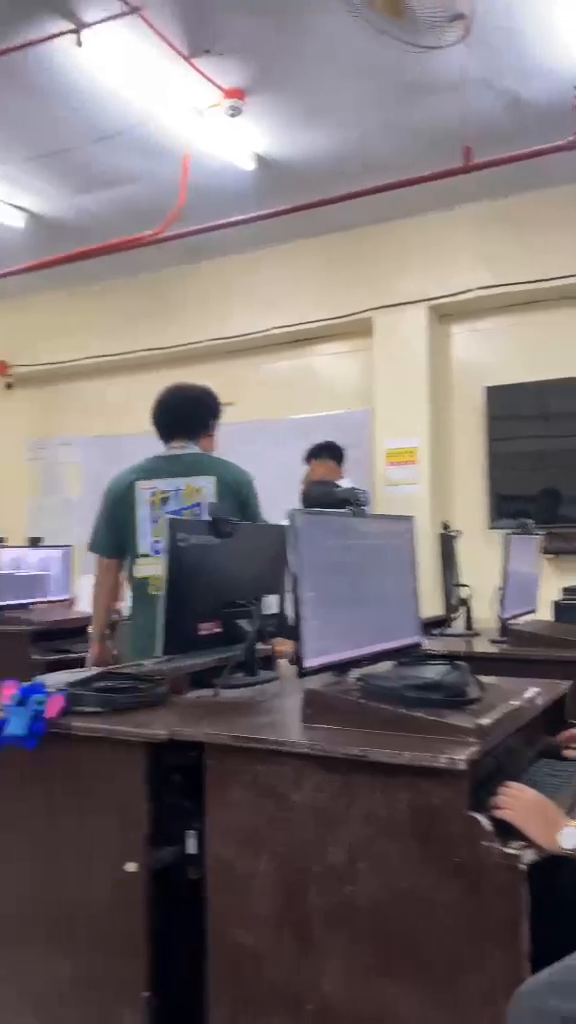
#> input picture frame 17 of Resources/Videos/rere.mp4, 576 x 1024 px, given in place of videoni.mp4, which was not available
$ python rescale_resize.py
#> lines starting #> are read from the running program, lines starting #| are printed output that depends on the picture; pictures that were not available may be replaced by others from this repository, and a replacement may not be noted
#> further down, frame is the input picture: shape (1024, 576, 3); mean B, G, R 115.2, 113.1, 121.5
import cv2 as cv
import numpy as np

def rescaleFrame(frame, scale=0.75):
#> called with scale = 0.4
    width = int(frame.shape[1] * scale)
#> width = 230
    height = int(frame.shape[0] * scale)
#> height = 409
    dimensions = (width, height)
#> dimensions = (230, 409)
    return cv.resize(frame, dimensions, interpolation=cv.INTER_AREA)

capture = cv.VideoCapture('../Resources/Videos/videoni.mp4')

while True:
    isTrue, frame = capture.read()
    if not isTrue:
        break

    # Resized frame (mas gamay)
    frame_resized = rescaleFrame(frame, scale=.4)

    # Pad resized frame aron match ang height sa original
    h_diff = frame.shape[0] - frame_resized.shape[0]
#> h_diff = 615
    top_pad = h_diff // 2
#> top_pad = 307
    bottom_pad = h_diff - top_pad
#> bottom_pad = 308

    padded_resized = cv.copyMakeBorder(frame_resized, top_pad, bottom_pad, 0, 0,
                                       cv.BORDER_CONSTANT, value=(0,0,0))
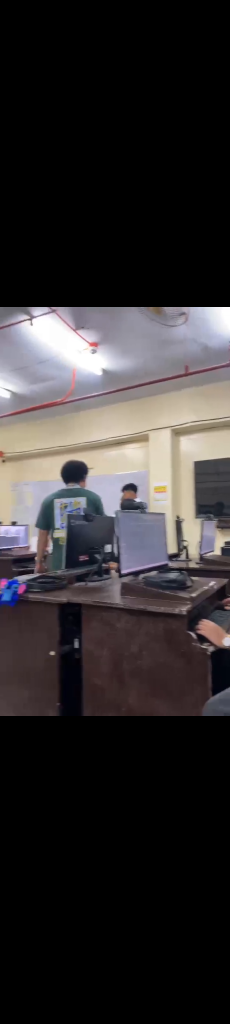
#> padded_resized: shape (1024, 230, 3); mean B, G, R 46, 45.2, 48.5

    # Combine side-by-side (pareho na ang height tungod sa padding)
    combined = np.hstack([frame, padded_resized])
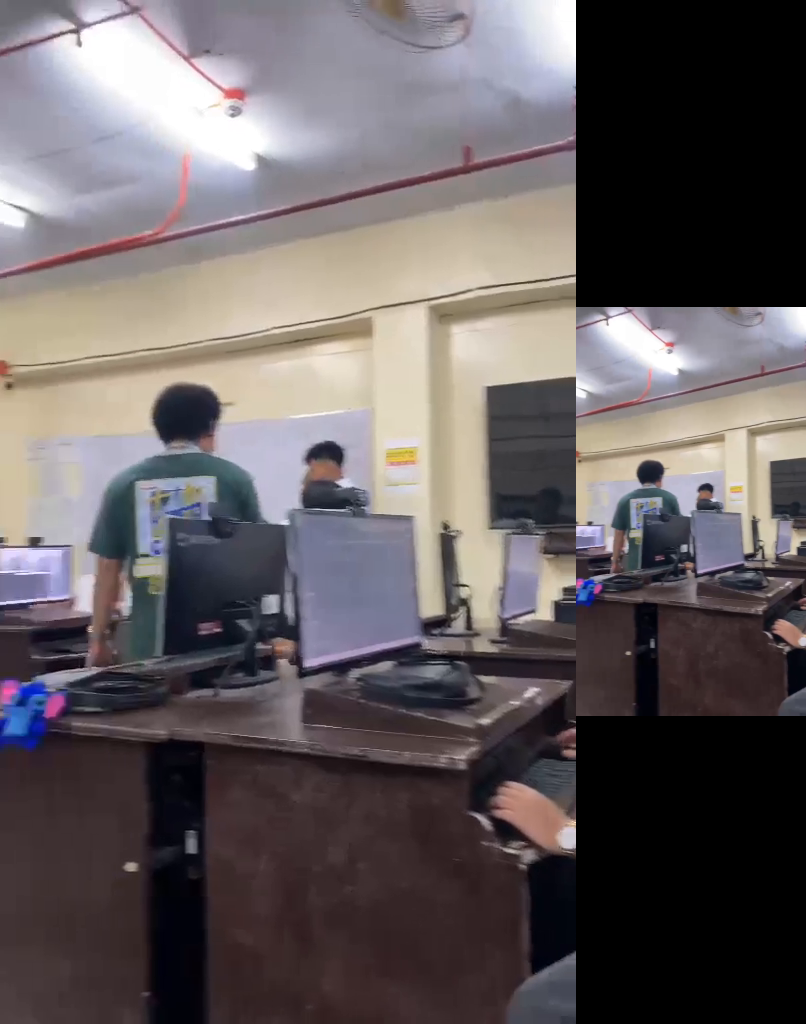
#> combined: shape (1024, 806, 3); mean B, G, R 95.5, 93.7, 100.7

    cv.imshow('Original vs Resized (with padding)', combined)

    key = cv.waitKey(20) & 0xFF
#> (key q is pressed here)
    if key == ord('q'):   # quit
        break
    elif key == ord('s'): # save frame
        cv.imwrite('saved_frame.jpg', padded_resized)

capture.release()
cv.destroyAllWindows()

$ run again, starting later in the video
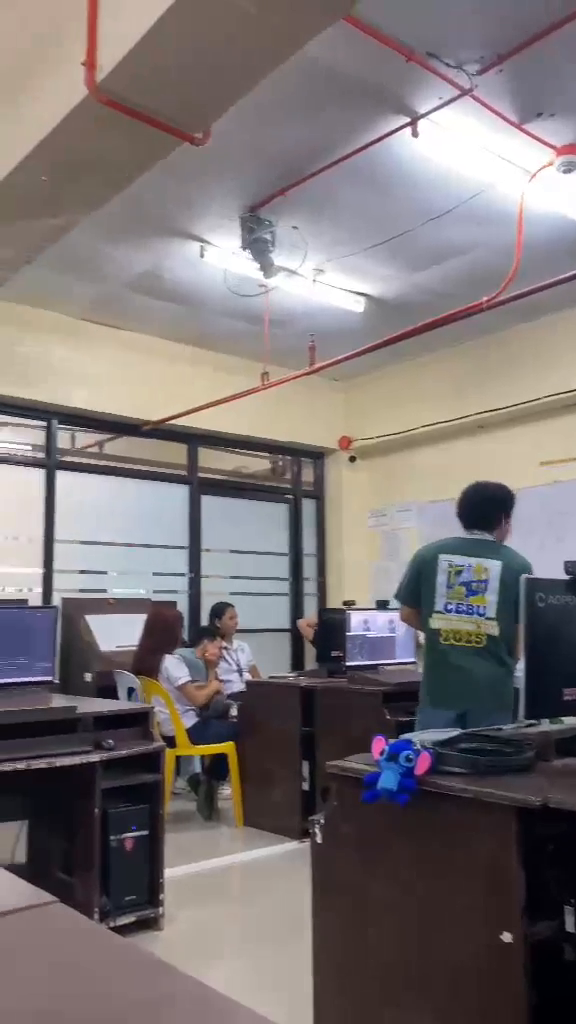
#> input picture frame 79 of Resources/Videos/rere.mp4, 576 x 1024 px, given in place of videoni.mp4, which was not available
#> frame is the input picture: shape (1024, 576, 3); mean B, G, R 116.6, 116, 123.4
#> `padded_resized = cv.copyMakeBorder(frame_resized, top_pad, bottom_pad,..`:
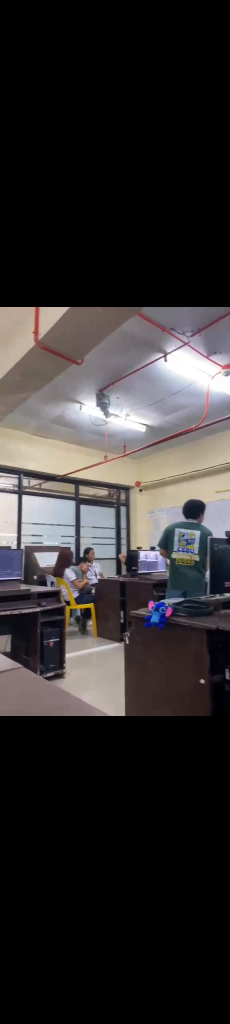
#> padded_resized: shape (1024, 230, 3); mean B, G, R 46.6, 46.3, 49.3
#> `combined = np.hstack([frame, padded_resized])`:
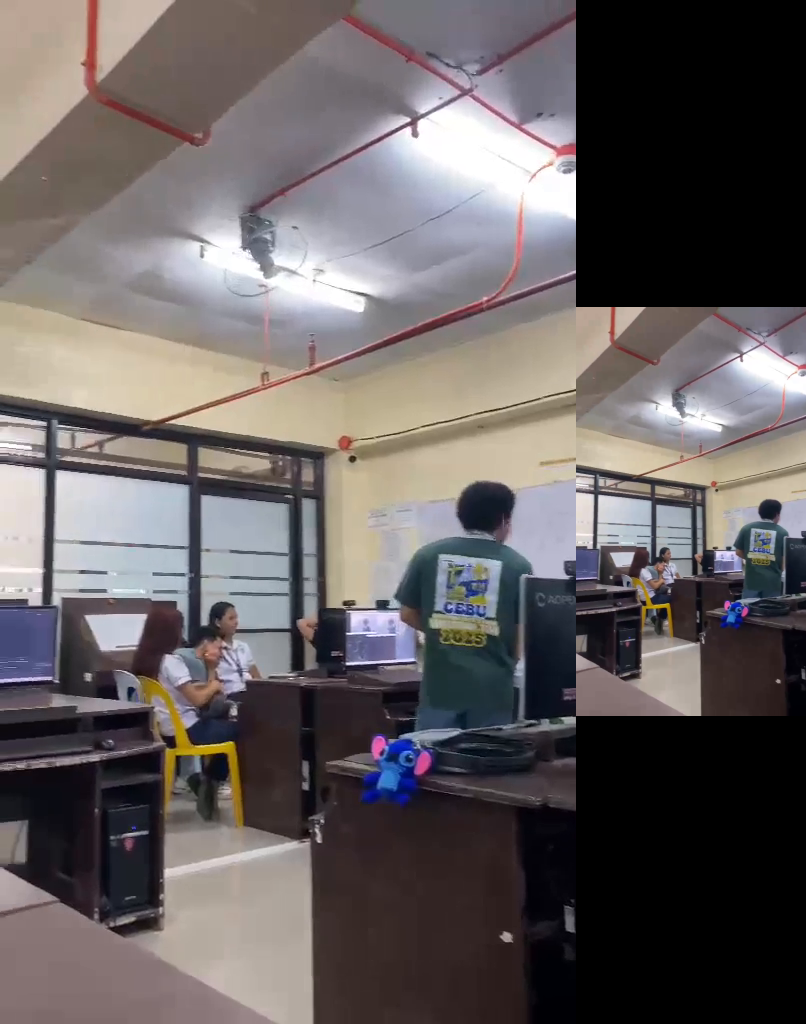
#> combined: shape (1024, 806, 3); mean B, G, R 96.6, 96.1, 102.2

$ run again, starting later in the video
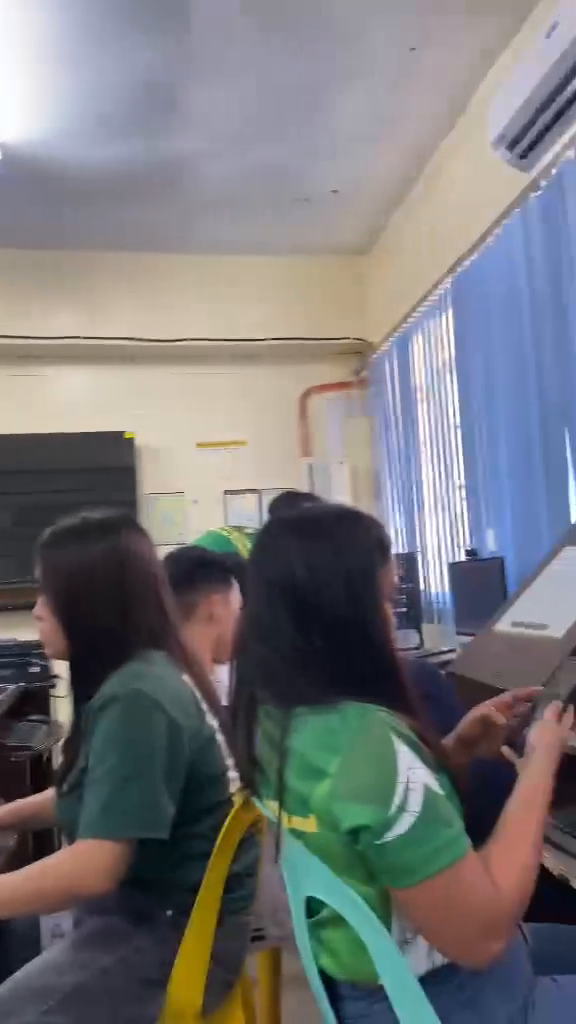
#> input picture frame 141 of Resources/Videos/rere.mp4, 576 x 1024 px, given in place of videoni.mp4, which was not available
#> frame is the input picture: shape (1024, 576, 3); mean B, G, R 121.1, 118.4, 118.3
#> `padded_resized = cv.copyMakeBorder(frame_resized, top_pad, bottom_pad,..`:
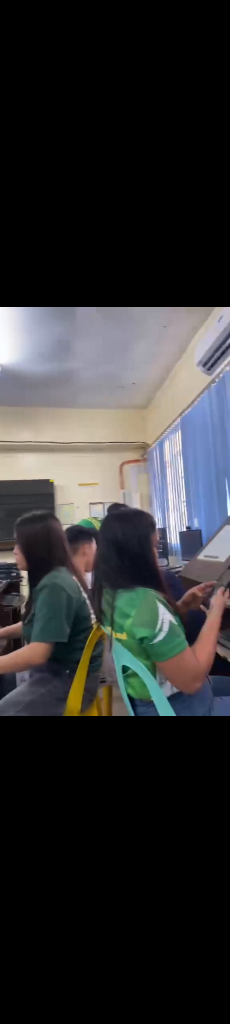
#> padded_resized: shape (1024, 230, 3); mean B, G, R 48.4, 47.3, 47.2
#> `combined = np.hstack([frame, padded_resized])`:
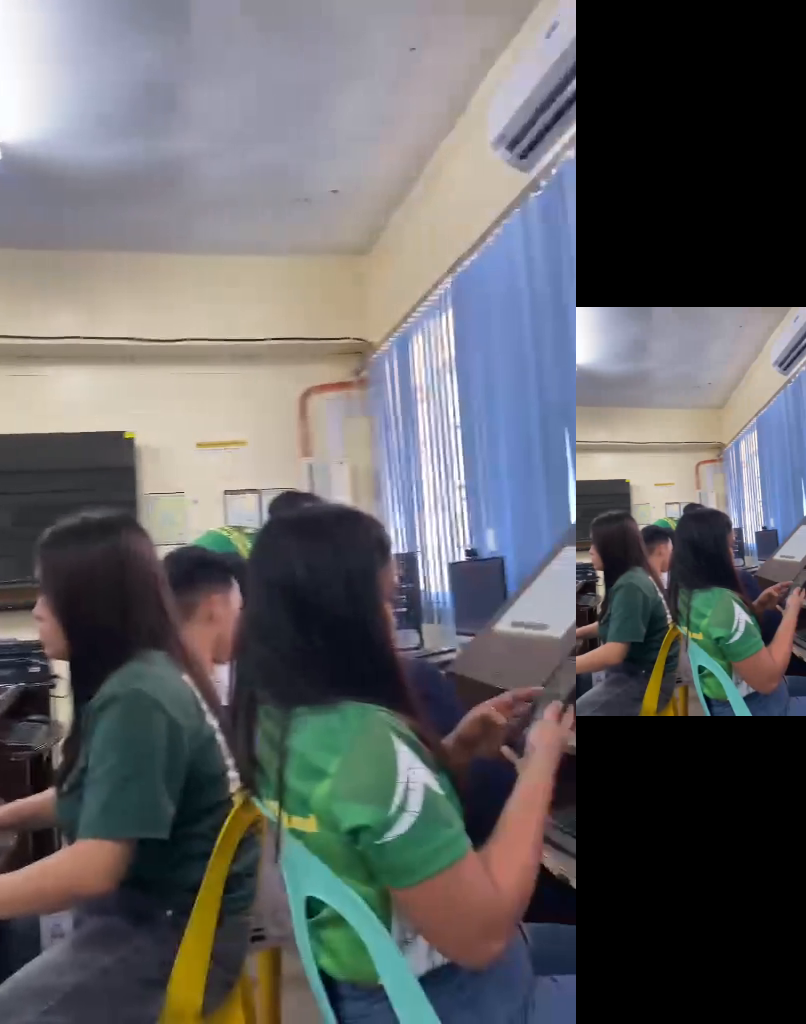
#> combined: shape (1024, 806, 3); mean B, G, R 100.3, 98.1, 98
